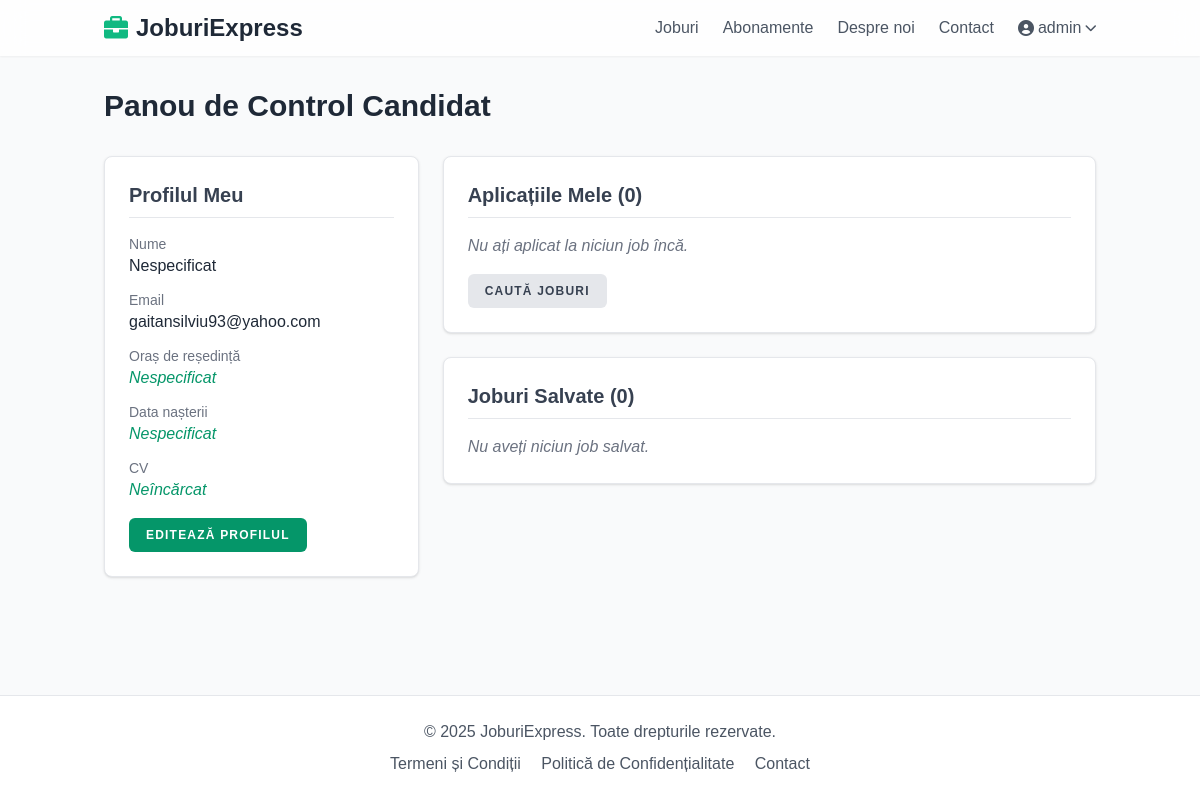
Page /conturi/panou-control/candidat/ (signed in) on the committed database.
### accounts/models.py (models this page shows, shortened)
class User(AbstractUser):
    USER_TYPE_CHOICES = (
        ('job_seeker', 'Candidat'),
        ('company', 'Companie'),
    )
    email = models.EmailField(unique=True)
    user_type = models.CharField(max_length=20, choices=USER_TYPE_CHOICES, default='job_seeker')
    groups = models.ManyToManyField(
        'auth.Group',
        verbose_name='groups',
        blank=True,
        help_text='The groups this user belongs to. A user will get all permissions granted to each of their groups.',
        related_name="custom_user_set", # Changed related_name
        related_query_name="user",
    )
    user_permissions = models.ManyToManyField(
        'auth.Permission',
        verbose_name='user permissions',
        blank=True,
        help_text='Specific permissions for this user.',
        related_name="custom_user_set", # Changed related_name
        related_query_name="user",
    )
    is_active = models.BooleanField(
        'active',
        default=True, # Changed default to True
        help_text= (
            'Designates whether this user should be treated as active. '
            'Unselect this instead of deleting accounts.'
        ),
    )

class JobSeekerProfile(models.Model):
    user = models.OneToOneField(User, on_delete=models.CASCADE, primary_key=True, related_name='jobseekerprofile')
    city_of_residence = models.CharField("Oraș de reședință", max_length=100, blank=True, null=True) # Renamed from location
    date_of_birth = models.DateField("Data nașterii", blank=True, null=True)
    phone_number = models.CharField(max_length=20, blank=True, null=True)
    cv = models.FileField(upload_to='cvs/', blank=True, null=True) # Requires Pillow installation
    bio = models.TextField(blank=True, null=True)
    saved_jobs = models.ManyToManyField('jobs.Job', blank=True, related_name='saved_by_seekers')

### accounts/views.py (the view)
# urls.py: path('panou-control/candidat/', views.JobSeekerDashboardView.as_view(), name='panou_candidat'),
@method_decorator(login_required, name='dispatch')
class JobSeekerDashboardView(TemplateView):
    template_name = 'accounts/jobseeker_dashboard.html'
    def get_context_data(self, **kwargs):
        context = super().get_context_data(**kwargs)
        try:
            profile = self.request.user.jobseekerprofile
            context['profile'] = profile
        except JobSeekerProfile.DoesNotExist:
             context['profile'] = None
        else:
            context['saved_jobs_list'] = profile.saved_jobs.all().select_related('company__companyprofile', 'category') # Fetch related data
            context['saved_jobs_count'] = context['saved_jobs_list'].count()
        try:
            from jobs.models import Application
            applications = Application.objects.filter(applicant=self.request.user).select_related('job', 'job__company__companyprofile').order_by('-applied_at')
            context['applications'] = applications
            context['applications_count'] = applications.count()
        except Exception as e: # Catch potential errors during query
            print(f"Error fetching applications: {e}") # Basic error logging
            context['applications'] = []
            context['applications_count'] = 0
        if 'saved_jobs_list' not in context:
             context['saved_jobs_list'] = []
             context['saved_jobs_count'] = 0
        return context

### templates/accounts/jobseeker_dashboard.html (shortened to what this page needs)
{% extends 'base.html' %}
{% block content %}
<div class="container mx-auto px-4 py-8">
    <h1 class="text-3xl font-bold text-gray-800 mb-8">Panou de Control Candidat</h1>
    <div class="grid grid-cols-1 md:grid-cols-3 gap-6">
        <div class="md:col-span-1 bg-white rounded-lg shadow border border-gray-200 p-6">
            <h2 class="text-xl font-semibold text-gray-700 mb-4 border-b pb-2">Profilul Meu</h2>
            {% if profile %}
                <div class="space-y-3 mb-4">
                    <div>
                        <p class="text-sm text-gray-500">Nume</p>
                        <p class="font-medium text-gray-800">{{ user.get_full_name|default:"Nespecificat" }}</p>
                    </div>
                     <div>
                        <p class="text-sm text-gray-500">Email</p>
                        <p class="font-medium text-gray-800">{{ user.email }}</p>
                    </div>
                    <div>
                        <p class="text-sm text-gray-500">Oraș de reședință</p>
                        <p class="font-medium text-gray-800">{{ profile.city_of_residence|default:"<span class='text-emerald-600 italic'>Nespecificat</span>" }}</p>
                    </div>
                     <div>
                        <p class="text-sm text-gray-500">Data nașterii</p>
                        <p class="font-medium text-gray-800">{{ profile.date_of_birth|date:"d M Y"|default:"<span class='text-emerald-600 italic'>Nespecificat</span>" }}</p>
                    </div>
                    <div>
                        <p class="text-sm text-gray-500">CV</p>
                        <p class="font-medium text-gray-800">
                            {% if profile.cv %}
                                <a href="{{ profile.cv.url }}" target="_blank" class="text-emerald-600 hover:underline">Vezi CV</a>
                            {% else %}
                                <span class="text-emerald-600 italic">Neîncărcat</span>
                            {% endif %}
                        </p>
                    </div>
                </div>
                <a href="{% url 'conturi:editare_profil_candidat' %}" class="inline-flex items-center px-4 py-2 bg-emerald-600 border border-transparent rounded-md font-semibold text-xs text-white uppercase tracking-widest hover:bg-emerald-700 active:bg-emerald-900 focus:outline-none focus:border-emerald-900 focus:ring ring-emerald-300 disabled:opacity-25 transition ease-in-out duration-150">
                    Editează Profilul
                </a>
            {% endif %}
        </div>
        <div class="md:col-span-2 space-y-6">
            <div class="bg-white rounded-lg shadow border border-gray-200 p-6">
                <h2 class="text-xl font-semibold text-gray-700 mb-4 border-b pb-2">Aplicațiile Mele ({{ applications_count }})</h2>
                {% if applications %}
                    <ul class="divide-y divide-gray-200">
                        {% for app in applications|slice:":5" %}
                            <li class="py-3">
                                <div class="flex justify-between items-center">
                                    <a href="{{ app.job.get_absolute_url }}" class="text-sm font-medium text-emerald-600 hover:underline truncate">{{ app.job.title }}</a>
                                    <span class="text-xs text-gray-500 ml-2 whitespace-nowrap">{{ app.applied_at|timesince }} în urmă</span>
                                </div>
                                <p class="text-xs text-gray-500">{{ app.job.company.companyprofile.company_name|default:app.job.company.username }} - {{ app.job.city }}</p>
                                <p class="text-xs mt-1">Status: <span class="font-medium">{{ app.get_status_display }}</span></p>
                            </li>
                        {% endfor %}
                    </ul>
                    {% if applications_count > 5 %}
                         <a href="#" class="text-emerald-600 hover:underline mt-3 text-sm inline-block">Vezi toate aplicațiile</a>
                    {% endif %}
                {% else %}
                    <p class="text-gray-500 italic">Nu ați aplicat la niciun job încă.</p>
                {% endif %}
                 <a href="{% url 'joburi:lista_joburi' %}" class="mt-4 inline-flex items-center px-4 py-2 bg-gray-200 border border-transparent rounded-md font-semibold text-xs text-gray-700 uppercase tracking-widest hover:bg-gray-300 focus:outline-none focus:border-gray-400 focus:ring ring-gray-300 disabled:opacity-25 transition ease-in-out duration-150">
                    Caută Joburi
                 </a>
            </div>
            <div class="bg-white rounded-lg shadow border border-gray-200 p-6">
                <h2 class="text-xl font-semibold text-gray-700 mb-4 border-b pb-2">Joburi Salvate ({{ saved_jobs_count }})</h2>
                 {% if saved_jobs_list %}
                    <ul class="divide-y divide-gray-200">
                        {% for job in saved_jobs_list|slice:":5" %}
                             <li class="py-3">
                                <div class="flex justify-between items-center">
                                    <a href="{{ job.get_absolute_url }}" class="text-sm font-medium text-emerald-600 hover:underline truncate">{{ job.title }}</a>
                                    <form action="{% url 'joburi:anulare_salvare_job' job.pk %}" method="post" class="inline ml-2">
                                        {% csrf_token %}
                                        <button type="submit" class="text-red-500 hover:text-red-700" title="Anulează salvarea">
                                            <i class="fas fa-trash-alt text-xs"></i>
                                        </button>
                                    </form>
                                </div>
                                <p class="text-xs text-gray-500">{{ job.company.companyprofile.company_name|default:job.company.username }} - {{ job.city }}</p>
                            </li>
                        {% endfor %}
                    </ul>
                     {% if saved_jobs_count > 5 %}
                         <a href="#" class="text-emerald-600 hover:underline mt-3 text-sm inline-block">Vezi toate joburile salvate</a>
                    {% endif %}
                {% else %}
                    <p class="text-gray-500 italic">Nu aveți niciun job salvat.</p>
                {% endif %}
            </div>
        </div>
    </div>
</div>
{% endblock %}

### templates/base.html (shortened to what this page needs)
<!DOCTYPE html>
<html lang="ro">
<head>
    <script src="https://cdn.tailwindcss.com"></script>
    <link rel="stylesheet" href="https://cdnjs.cloudflare.com/ajax/libs/font-awesome/6.0.0/css/all.min.css" />
</head>
<body class="bg-gray-50 text-gray-800 relative">
    <nav class="bg-white/80 backdrop-blur-md shadow-sm sticky top-0 z-50">
        <div class="container mx-auto px-4 py-3 flex justify-between items-center">
            <a class="text-2xl font-bold text-gray-800 flex items-center" href="{% url 'core:home' %}">
                <i class="fas fa-briefcase mr-2 text-emerald-500"></i>
                JoburiExpress
            </a>
            <div class="hidden md:flex items-center space-x-6">
                <a class="text-gray-600 hover:text-gray-900 transition-colors duration-300 " href="{% url 'joburi:lista_joburi' %}">Joburi</a>
                <a class="text-gray-600 hover:text-gray-900 transition-colors duration-300 " href="{% url 'plati:planuri' %}">Abonamente</a>
                <a class="text-gray-600 hover:text-gray-900 transition-colors duration-300 " href="{% url 'core:about' %}">Despre noi</a>
                <a class="text-gray-600 hover:text-gray-900 transition-colors duration-300 " href="{% url 'core:contact' %}">Contact</a>
                {% if user.is_authenticated %}
                    <div class="relative">
                        <button id="user-menu-button" class="flex items-center text-gray-600 hover:text-gray-900 focus:outline-none transition-colors duration-300">
                            <i class="fas fa-user-circle mr-1"></i> {{ user.username }}
                            <i class="fas fa-chevron-down ml-1 text-xs"></i>
                        </button>
                    </div>
                {% endif %}
            </div>
        </div>
    </nav>
    <main class="relative overflow-hidden">
        {% block content %}{% endblock %}
    </main>
    <footer class="bg-white text-gray-600 mt-auto border-t border-gray-200">
        <div class="container mx-auto px-4 py-6 text-center">
            <p>&copy; {% now "Y" %} JoburiExpress. Toate drepturile rezervate.</p>
            <div class="mt-2 space-x-4">
                <a href="{% url 'core:terms' %}" class="hover:text-emerald-500 transition-colors duration-300">Termeni și Condiții</a>
                <a href="{% url 'core:privacy' %}" class="hover:text-emerald-500 transition-colors duration-300">Politică de Confidențialitate</a>
                <a href="{% url 'core:contact' %}" class="hover:text-emerald-500 transition-colors duration-300">Contact</a>
            </div>
        </div>
    </footer>
</body>
</html>

### templates/base.html (style rules this page uses)
body { display: flex; flex-direction: column; min-height: 100vh; font-family: sans-serif; }
main { flex-grow: 1; }

### rows in the picture
User: username "admin", get_full_name "Nespecificat", email "gaitansilviu93@yahoo.com"
JobSeekerProfile: city_of_residence "Nespecificat", date_of_birth "Nespecificat"

### other values in the picture
{{ applications_count }} "0"
{{ saved_jobs_count }} "0"
